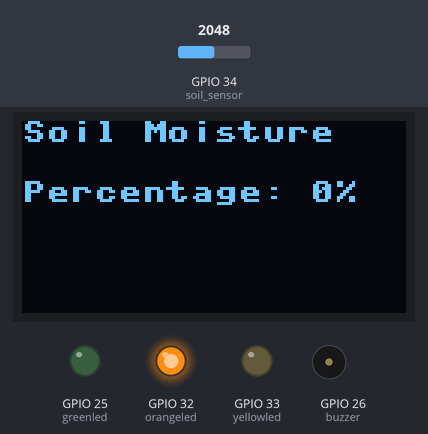
This program was run on a simulated ESP32 board running MicroPython. On the bench: 128×64 one-colour display, output pins drawn as LEDs (lit = HIGH), buzzer (waves = sounding). Wiring (from the project's diagram.json): green LED on GPIO 25, buzzer on GPIO 26, orange LED on GPIO 32, yellow LED on GPIO 33. The test bench sets the inputs (shaded band); at power-on: GPIO 34 (soil_sensor) = 2048 (analog values on the 0–4095 scale). Library files of the repository ran but are not shown: ssd1306.py; what the program prints to the serial console is not drawn.

Above: at 1.2 s.
1.3 s: GPIO 34 (soil_sensor) set to 2504
At 3.4 s:
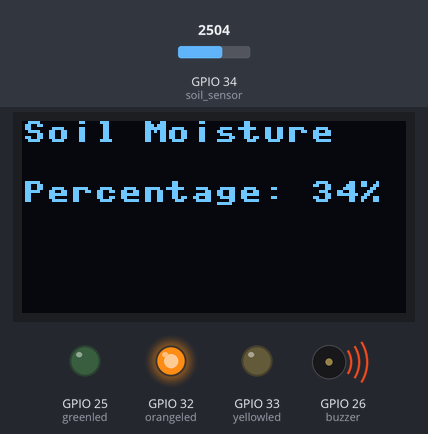
6.4 s: GPIO 34 (soil_sensor) set to 2597
At 8.8 s:
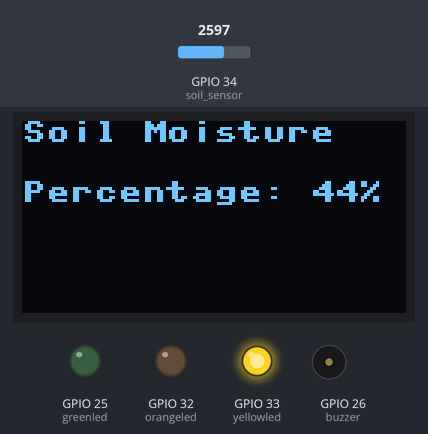
9.1 s: GPIO 34 (soil_sensor) set to 2691
At 10.9 s:
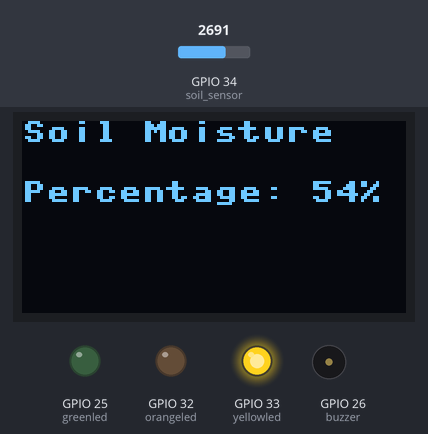
11.2 s: GPIO 34 (soil_sensor) set to 2792
At 13.0 s:
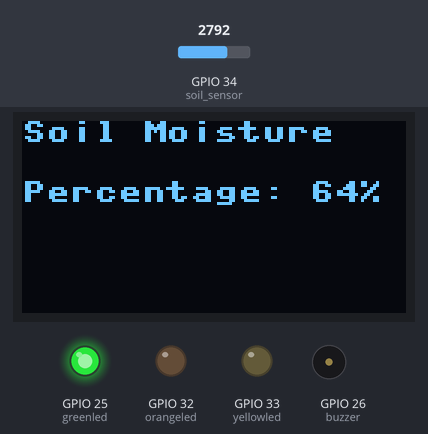
Timing chart, 0 to 17.3 s (numbered marks = the images above; inputs shaded):
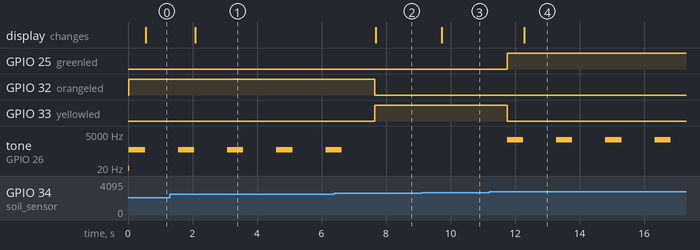

Measured:
- the behaviour switches between 2552 and 2553 on GPIO 34 (soil_sensor) (found by bisection; images 1 and 2)
- the behaviour switches between 2756 and 2757 on GPIO 34 (soil_sensor) (found by bisection; images 3 and 4)
- after the input at 1.3 s, the display: changes after 0.78 s (image 1)
- after the input at 6.4 s, GPIO 32 (orangeled): HIGH → LOW after 1.3 s; GPIO 33 (yellowled): LOW → HIGH after 1.3 s; tone on GPIO 26 (buzzer): goes on until 6.6 s, then stays silent; the display: changes after 1.3 s (image 2)
- after the input at 9.1 s, the display: changes after 0.63 s (image 3)
- after the input at 11.2 s, GPIO 25 (greenled): LOW → HIGH after 0.55 s; GPIO 33 (yellowled): HIGH → LOW after 0.55 s; tone on GPIO 26 (buzzer): alternates 2000 Hz for 0.50 s and silent for 1.0 s, starting after 0.55 s; the display: changes after 1.1 s (image 4)
- by itself, tone on GPIO 26 (buzzer): alternates 400 Hz for 0.50 s and silent for 1.0 s

The program:

main.py
```python
# STEP 1 : IMPORT MODULES OR LIBRARY
from machine import Pin, I2C, ADC, PWM
import ssd1306
import time

#STEP 2: DECLARE CONNECTION
# ESP32 Pin assignment

buzzer = PWM(Pin(26), Pin.OUT)
soil_sensor = ADC(Pin(34))  # Analog pin for soil moisture sensor
orangeled = Pin(32,Pin.OUT)
yellowled = Pin(33,Pin.OUT)
greenled = Pin(25,Pin.OUT)

#STEP 2.2 : DECLARE THE CONNECTION OLED
i2c = I2C(0, scl=Pin(22), sda=Pin(21))
oled = ssd1306.SSD1306_I2C(128, 64, i2c)


#STEP 3 : THE PROCESS
while True:
   # Read the soil moisture sensor value
    sensorValue = soil_sensor.read()

    # Map the sensor value to a percentage (assuming 2165-3135 range)
    humidityPercent = int((sensorValue - 2165) / (3135 - 2165) * 100)
    humidityPercent = max(0, min(humidityPercent, 100))  # Clamp to range 0-100

    # Determine the state based on humidity percentage
    if humidityPercent < 40:
        print("WET")
        orangeled.on()                              # Turn on red LED
        yellowled.off()                             # Turn off yellow LED
        greenled.off()                              # Turn off green LED
        buzzer.init( freq = 400, duty = 50)         # Turn on buzzer
        time.sleep(0.5)                             # Keep buzzer on for half a second
        buzzer.init(freq=1, duty=0)                 # Turn off buzzer

    elif humidityPercent > 60:
        print("DRY")
        orangeled.off()                            # Turn off red LED
        yellowled.off()                            # Turn off yellow LED
        greenled.on()                              # Turn on green LED
        buzzer.init( freq = 2000, duty = 50)        # Turn on buzzer at higher frequency
        time.sleep(0.5)                            # Keep buzzer on for half a second
        buzzer.init(freq=1, duty=0)                # Turn off buzzer

    else:
        print("IDEAL")
        orangeled.off()                   # Turn off red LED
        yellowled.on()                    # Turn on yellow LED
        greenled.off()                    # Turn off green LED
        buzzer.init(freq=1, duty=0)       # Ensure buzzer is off

    # Display the status on the OLED display
    oled.fill(0)  # Clear the display
    oled.text("Soil Moisture", 0, 0)
    oled.text("Percentage: {}%".format(humidityPercent), 0, 20)
    oled.show()

    time.sleep(1)  # Delay before next reading cycle
```
